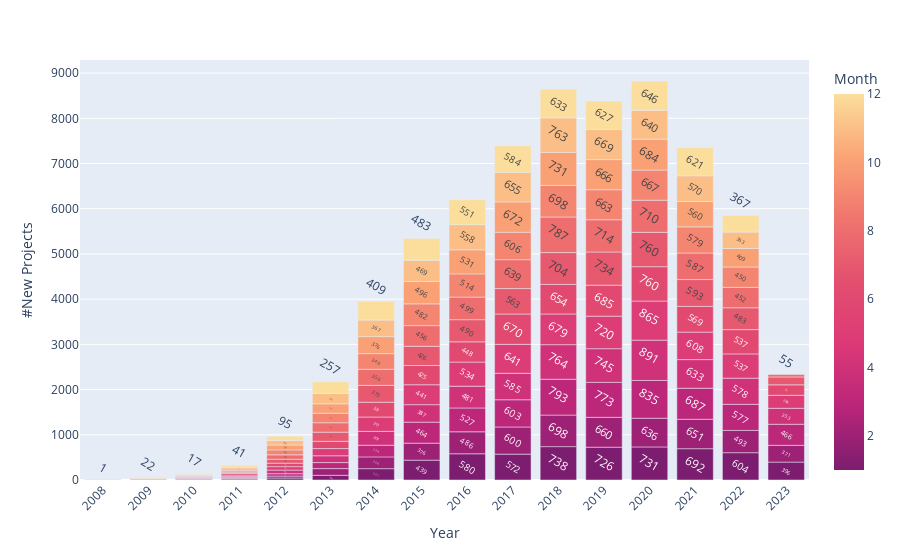

Notebook cell for this chart:
### Code cell
import plotly.express as px
fig = px.bar(df_vis1, x="since", y="new_projects",
             color_continuous_scale=px.colors.sequential.Sunsetdark_r,
             color='month', barmode='stack', text="new_projects",
             labels={
                 "since": "Year",
                 "new_projects": "#New Projects",
                 "month": "Month",
             },
             height=1000)
fig.update_traces(textfont_size=12, textangle=30, cliponaxis=False)
fig.update_layout(xaxis={"dtick":1, "tickangle":-45})


fig.show()

### Figure 1 — Plotly figure (JSON) as saved in the notebook; plotly's stock layout.template omitted (floating-point values rounded to 4 significant figures; data arrays with more than 128 entries replaced by an {"elided": "..."} marker saying what was removed)
{"data": [{"alignmentgroup": "True", "cliponaxis": false, "hovertemplate": "Year=%{x}<br>#New Projects=%{text}<br>Month=%{marker.color}<extra></extra>", "legendgroup": "", "marker": {"color": {"elided": "171 int values"}, "coloraxis": "coloraxis", "pattern": {"shape": ""}}, "name": "", "offsetgroup": "", "orientation": "v", "showlegend": false, "text": {"elided": "171 int values"}, "textangle": 30, "textfont": {"size": 12}, "textposition": "auto", "type": "bar", "x": {"elided": "171 int values"}, "xaxis": "x", "y": {"elided": "171 int values"}, "yaxis": "y"}], "layout": {"autosize": true, "barmode": "stack", "coloraxis": {"colorbar": {"title": {"text": "Month"}}, "colorscale": [[0, "rgb(124, 29, 111)"], [0.1667, "rgb(185, 37, 122)"], [0.3333, "rgb(220, 57, 119)"], [0.5, "rgb(227, 79, 111)"], [0.6667, "rgb(240, 116, 110)"], [0.8333, "rgb(250, 164, 118)"], [1, "rgb(252, 222, 156)"]]}, "legend": {"tracegroupgap": 0}, "margin": {"t": 60}, "xaxis": {"anchor": "y", "autorange": true, "domain": [0, 1], "dtick": 1, "range": [2008.0, 2024.0], "tickangle": -45, "title": {"text": "Year"}, "type": "linear"}, "yaxis": {"anchor": "x", "autorange": true, "domain": [0, 1], "range": [0, 9289.0], "title": {"text": "#New Projects"}, "type": "linear"}}}
